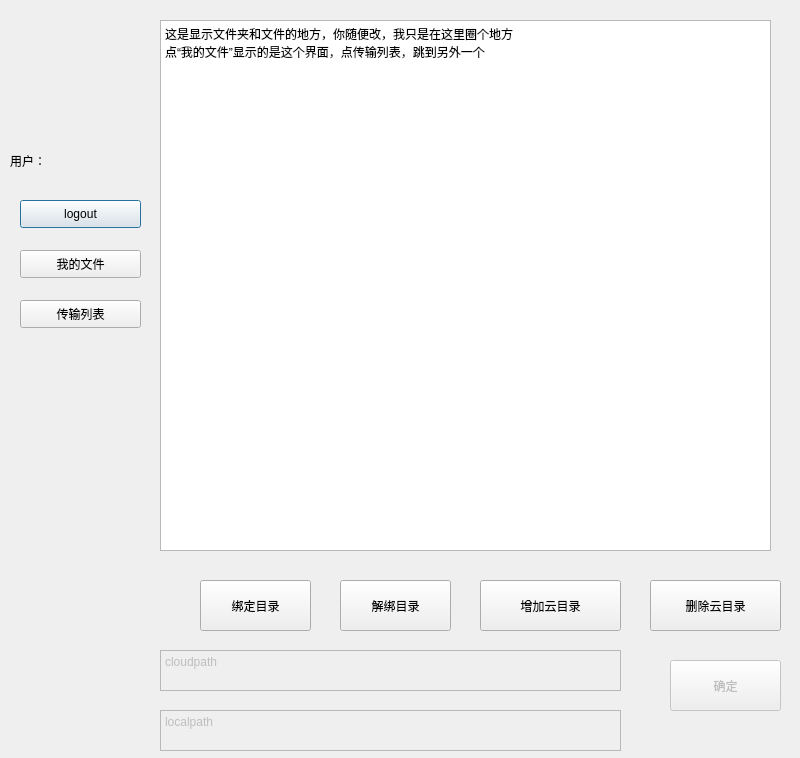
<?xml version="1.0" encoding="UTF-8"?>
<ui version="4.0">
 <class>Dialog_folder</class>
 <widget class="QDialog" name="Dialog_folder">
  <property name="enabled">
   <bool>true</bool>
  </property>
  <property name="geometry">
   <rect>
    <x>0</x>
    <y>0</y>
    <width>800</width>
    <height>758</height>
   </rect>
  </property>
  <property name="windowTitle">
   <string>Dialog</string>
  </property>
  <widget class="QPushButton" name="logout">
   <property name="geometry">
    <rect>
     <x>20</x>
     <y>200</y>
     <width>121</width>
     <height>28</height>
    </rect>
   </property>
   <property name="text">
    <string>logout</string>
   </property>
  </widget>
  <widget class="QTextBrowser" name="textBrowser">
   <property name="geometry">
    <rect>
     <x>160</x>
     <y>20</y>
     <width>611</width>
     <height>531</height>
    </rect>
   </property>
   <property name="html">
    <string>&lt;!DOCTYPE HTML PUBLIC &quot;-//W3C//DTD HTML 4.0//EN&quot; &quot;http://www.w3.org/TR/REC-html40/strict.dtd&quot;&gt;
&lt;html&gt;&lt;head&gt;&lt;meta name=&quot;qrichtext&quot; content=&quot;1&quot; /&gt;&lt;style type=&quot;text/css&quot;&gt;
p, li { white-space: pre-wrap; }
&lt;/style&gt;&lt;/head&gt;&lt;body style=&quot; font-family:'SimSun'; font-size:9pt; font-weight:400; font-style:normal;&quot;&gt;
&lt;p style=&quot; margin-top:0px; margin-bottom:0px; margin-left:0px; margin-right:0px; -qt-block-indent:0; text-indent:0px;&quot;&gt;这是显示文件夹和文件的地方，你随便改，我只是在这里圈个地方&lt;/p&gt;
&lt;p style=&quot; margin-top:0px; margin-bottom:0px; margin-left:0px; margin-right:0px; -qt-block-indent:0; text-indent:0px;&quot;&gt;点“我的文件”显示的是这个界面，点传输列表，跳到另外一个&lt;/p&gt;&lt;/body&gt;&lt;/html&gt;</string>
   </property>
  </widget>
  <widget class="QPushButton" name="filearray">
   <property name="geometry">
    <rect>
     <x>20</x>
     <y>300</y>
     <width>121</width>
     <height>28</height>
    </rect>
   </property>
   <property name="text">
    <string>传输列表</string>
   </property>
  </widget>
  <widget class="QLabel" name="label">
   <property name="geometry">
    <rect>
     <x>10</x>
     <y>145</y>
     <width>71</width>
     <height>31</height>
    </rect>
   </property>
   <property name="text">
    <string>用户：</string>
   </property>
  </widget>
  <widget class="QPushButton" name="myfile">
   <property name="geometry">
    <rect>
     <x>20</x>
     <y>250</y>
     <width>121</width>
     <height>28</height>
    </rect>
   </property>
   <property name="text">
    <string>我的文件</string>
   </property>
  </widget>
  <widget class="QPushButton" name="link">
   <property name="geometry">
    <rect>
     <x>200</x>
     <y>580</y>
     <width>111</width>
     <height>51</height>
    </rect>
   </property>
   <property name="text">
    <string>绑定目录</string>
   </property>
  </widget>
  <widget class="QPushButton" name="unlink">
   <property name="geometry">
    <rect>
     <x>340</x>
     <y>580</y>
     <width>111</width>
     <height>51</height>
    </rect>
   </property>
   <property name="text">
    <string>解绑目录</string>
   </property>
  </widget>
  <widget class="QPushButton" name="addpath">
   <property name="geometry">
    <rect>
     <x>480</x>
     <y>580</y>
     <width>141</width>
     <height>51</height>
    </rect>
   </property>
   <property name="text">
    <string>增加云目录</string>
   </property>
  </widget>
  <widget class="QPushButton" name="deletepath">
   <property name="geometry">
    <rect>
     <x>650</x>
     <y>580</y>
     <width>131</width>
     <height>51</height>
    </rect>
   </property>
   <property name="text">
    <string>删除云目录</string>
   </property>
  </widget>
  <widget class="QPushButton" name="confirm">
   <property name="enabled">
    <bool>false</bool>
   </property>
   <property name="geometry">
    <rect>
     <x>670</x>
     <y>660</y>
     <width>111</width>
     <height>51</height>
    </rect>
   </property>
   <property name="text">
    <string>确定</string>
   </property>
  </widget>
  <widget class="QPlainTextEdit" name="cloudpath">
   <property name="enabled">
    <bool>false</bool>
   </property>
   <property name="geometry">
    <rect>
     <x>160</x>
     <y>650</y>
     <width>461</width>
     <height>41</height>
    </rect>
   </property>
   <property name="plainText">
    <string>cloudpath</string>
   </property>
  </widget>
  <widget class="QPlainTextEdit" name="localpath">
   <property name="enabled">
    <bool>false</bool>
   </property>
   <property name="geometry">
    <rect>
     <x>160</x>
     <y>710</y>
     <width>461</width>
     <height>41</height>
    </rect>
   </property>
   <property name="plainText">
    <string>localpath</string>
   </property>
  </widget>
 </widget>
 <resources/>
 <connections/>
</ui>
